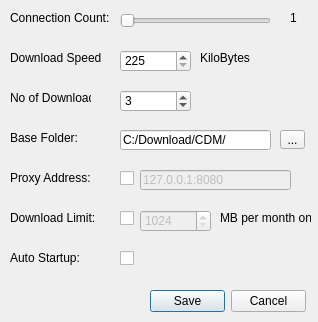
<?xml version="1.0" encoding="UTF-8"?>
<ui version="4.0">
 <class>Settings</class>
 <widget class="QDialog" name="Settings">
  <property name="geometry">
   <rect>
    <x>0</x>
    <y>0</y>
    <width>318</width>
    <height>322</height>
   </rect>
  </property>
  <property name="windowTitle">
   <string>Settings</string>
  </property>
  <widget class="QLabel" name="label">
   <property name="geometry">
    <rect>
     <x>10</x>
     <y>10</y>
     <width>101</width>
     <height>16</height>
    </rect>
   </property>
   <property name="text">
    <string>Connection Count:</string>
   </property>
  </widget>
  <widget class="QLabel" name="label_2">
   <property name="geometry">
    <rect>
     <x>10</x>
     <y>50</y>
     <width>91</width>
     <height>16</height>
    </rect>
   </property>
   <property name="text">
    <string>Download Speed:</string>
   </property>
  </widget>
  <widget class="QLabel" name="label_6">
   <property name="geometry">
    <rect>
     <x>10</x>
     <y>90</y>
     <width>81</width>
     <height>16</height>
    </rect>
   </property>
   <property name="text">
    <string>No of Download:</string>
   </property>
  </widget>
  <widget class="QLabel" name="label_7">
   <property name="geometry">
    <rect>
     <x>10</x>
     <y>130</y>
     <width>81</width>
     <height>16</height>
    </rect>
   </property>
   <property name="text">
    <string>Base Folder:</string>
   </property>
  </widget>
  <widget class="QLabel" name="label_3">
   <property name="geometry">
    <rect>
     <x>290</x>
     <y>10</y>
     <width>21</width>
     <height>16</height>
    </rect>
   </property>
   <property name="text">
    <string>1</string>
   </property>
  </widget>
  <widget class="QSlider" name="horizontalSlider">
   <property name="geometry">
    <rect>
     <x>120</x>
     <y>10</y>
     <width>151</width>
     <height>22</height>
    </rect>
   </property>
   <property name="minimum">
    <number>1</number>
   </property>
   <property name="maximum">
    <number>16</number>
   </property>
   <property name="orientation">
    <enum>Qt::Horizontal</enum>
   </property>
  </widget>
  <widget class="QSpinBox" name="spinBox">
   <property name="geometry">
    <rect>
     <x>120</x>
     <y>50</y>
     <width>71</width>
     <height>22</height>
    </rect>
   </property>
   <property name="minimum">
    <number>225</number>
   </property>
   <property name="maximum">
    <number>125000</number>
   </property>
  </widget>
  <widget class="QLabel" name="label_4">
   <property name="geometry">
    <rect>
     <x>200</x>
     <y>50</y>
     <width>61</width>
     <height>16</height>
    </rect>
   </property>
   <property name="text">
    <string>KiloBytes</string>
   </property>
  </widget>
  <widget class="QSpinBox" name="spinBox_2">
   <property name="geometry">
    <rect>
     <x>120</x>
     <y>90</y>
     <width>71</width>
     <height>22</height>
    </rect>
   </property>
   <property name="minimum">
    <number>1</number>
   </property>
   <property name="maximum">
    <number>20</number>
   </property>
   <property name="value">
    <number>3</number>
   </property>
  </widget>
  <widget class="QLineEdit" name="lineEdit">
   <property name="geometry">
    <rect>
     <x>120</x>
     <y>130</y>
     <width>151</width>
     <height>20</height>
    </rect>
   </property>
   <property name="text">
    <string>C:/Download/CDM/</string>
   </property>
  </widget>
  <widget class="QToolButton" name="toolButton">
   <property name="geometry">
    <rect>
     <x>280</x>
     <y>130</y>
     <width>25</width>
     <height>19</height>
    </rect>
   </property>
   <property name="text">
    <string>...</string>
   </property>
  </widget>
  <widget class="QDialogButtonBox" name="buttonBox">
   <property name="geometry">
    <rect>
     <x>150</x>
     <y>290</y>
     <width>156</width>
     <height>23</height>
    </rect>
   </property>
   <property name="standardButtons">
    <set>QDialogButtonBox::Cancel|QDialogButtonBox::Save</set>
   </property>
  </widget>
  <widget class="QLabel" name="label_8">
   <property name="geometry">
    <rect>
     <x>10</x>
     <y>170</y>
     <width>81</width>
     <height>16</height>
    </rect>
   </property>
   <property name="text">
    <string>Proxy Address:</string>
   </property>
  </widget>
  <widget class="QLineEdit" name="lineEdit_2">
   <property name="enabled">
    <bool>false</bool>
   </property>
   <property name="geometry">
    <rect>
     <x>140</x>
     <y>170</y>
     <width>151</width>
     <height>20</height>
    </rect>
   </property>
   <property name="text">
    <string>127.0.0.1:8080</string>
   </property>
  </widget>
  <widget class="QCheckBox" name="checkBox">
   <property name="geometry">
    <rect>
     <x>120</x>
     <y>250</y>
     <width>70</width>
     <height>17</height>
    </rect>
   </property>
   <property name="text">
    <string/>
   </property>
  </widget>
  <widget class="QLabel" name="label_9">
   <property name="geometry">
    <rect>
     <x>10</x>
     <y>250</y>
     <width>81</width>
     <height>16</height>
    </rect>
   </property>
   <property name="text">
    <string>Auto Startup:</string>
   </property>
  </widget>
  <widget class="QLabel" name="label_10">
   <property name="geometry">
    <rect>
     <x>10</x>
     <y>210</y>
     <width>91</width>
     <height>16</height>
    </rect>
   </property>
   <property name="text">
    <string>Download Limit:</string>
   </property>
  </widget>
  <widget class="QSpinBox" name="spinBox_3">
   <property name="enabled">
    <bool>false</bool>
   </property>
   <property name="geometry">
    <rect>
     <x>140</x>
     <y>210</y>
     <width>71</width>
     <height>22</height>
    </rect>
   </property>
   <property name="minimum">
    <number>1024</number>
   </property>
   <property name="maximum">
    <number>1000000</number>
   </property>
  </widget>
  <widget class="QLabel" name="label_5">
   <property name="geometry">
    <rect>
     <x>220</x>
     <y>210</y>
     <width>91</width>
     <height>16</height>
    </rect>
   </property>
   <property name="text">
    <string>MB per month only</string>
   </property>
  </widget>
  <widget class="QCheckBox" name="checkBox_2">
   <property name="geometry">
    <rect>
     <x>120</x>
     <y>210</y>
     <width>70</width>
     <height>17</height>
    </rect>
   </property>
   <property name="text">
    <string/>
   </property>
  </widget>
  <widget class="QCheckBox" name="checkBox_3">
   <property name="geometry">
    <rect>
     <x>120</x>
     <y>170</y>
     <width>70</width>
     <height>17</height>
    </rect>
   </property>
   <property name="text">
    <string/>
   </property>
   <property name="checked">
    <bool>false</bool>
   </property>
  </widget>
 </widget>
 <resources/>
 <connections>
  <connection>
   <sender>horizontalSlider</sender>
   <signal>valueChanged(int)</signal>
   <receiver>label_3</receiver>
   <slot>setNum(int)</slot>
   <hints>
    <hint type="sourcelabel">
     <x>266</x>
     <y>26</y>
    </hint>
    <hint type="destinationlabel">
     <x>303</x>
     <y>16</y>
    </hint>
   </hints>
  </connection>
 </connections>
</ui>
